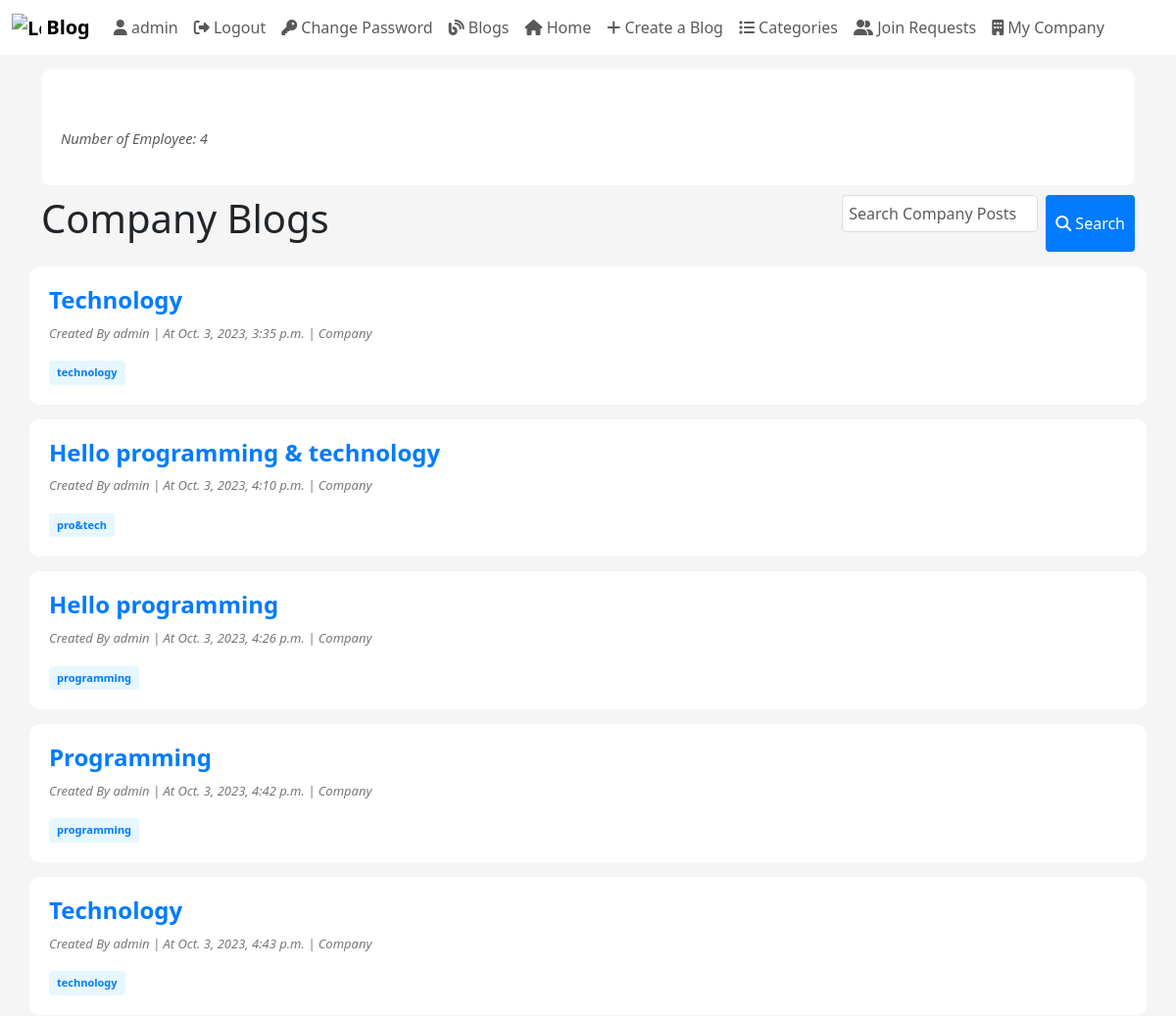
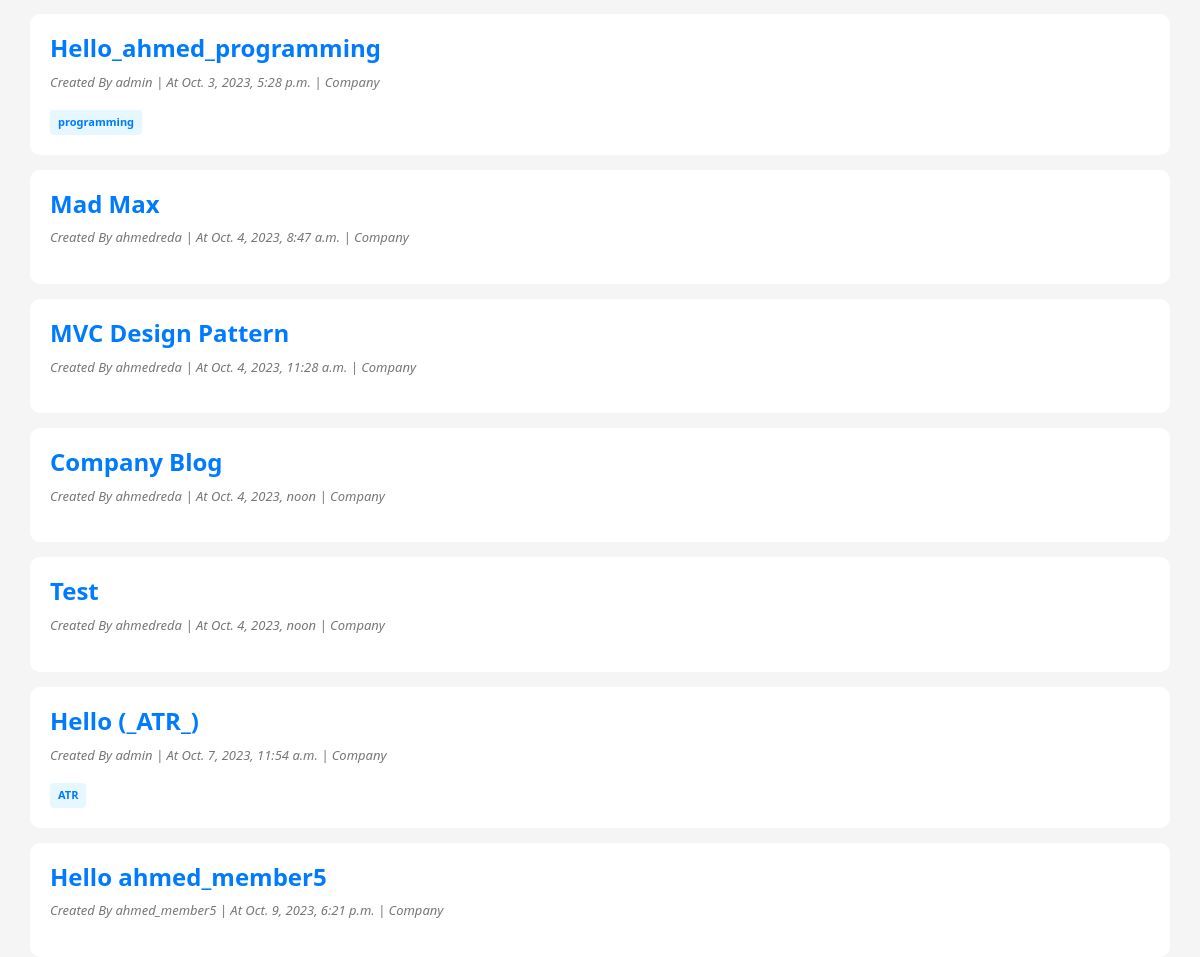
The app's page /blog/myCompany (signed in) with its own data (2 pictures, top to bottom).
### myApp/models.py (models this page shows, shortened)
class Blog(models.Model):
  ID = models.BigAutoField(auto_created = True, primary_key=True, verbose_name="ID")
  title = models.CharField(max_length=200)
  content = models.TextField()
  author = models.ForeignKey(User, on_delete=models.CASCADE, blank=False)
  created_at = models.DateTimeField(auto_now_add=True, blank=True)
  updated_at = models.DateTimeField(auto_now=True)
  is_draft = models.BooleanField(default=True)
  publish_status = models.CharField(max_length=10, choices=[('draft', 'Draft'), ('published', 'Published')], default='draft')
  tags = models.ManyToManyField(Tag,related_name="tag_posts")
  categories = models.ManyToManyField(Category)
  company = models.ForeignKey(Company, on_delete=models.SET_NULL, blank=True, null=True)

class Tag(models.Model):
  category  = models.ManyToManyField(Category,related_name='tags')
  tag_name  = models.CharField(max_length=100)

### myApp/views.py (the view)
# urls.py: path("blog/myCompany", views.myCompany, name="myCompany"),
@user_passes_test(isEmployee, login_url='not_allowed')
def myCompany(request, company_id=None):
    if company_id:
        myCompany = Company.objects.get(ID=company_id)
    else:
        userProf = UserProfile.objects.get(user=request.user)
        myCompany = userProf.company
    nEmployees = UserProfile.objects.filter(company=myCompany).count() - 1
    myCompanyBlogs = Blog.objects.filter(company=myCompany)
    query = request.GET.get('q')
    if query:
        myCompanyBlogs = myCompanyBlogs.filter(Q(title__icontains=query) | Q(content__icontains=query))
    context = {
        "myCompany": myCompany,
        "companyBlogs": myCompanyBlogs,
        "nEmployees": nEmployees,
        "query": query,
        "blog": None  # Add the 'blog' object to the context
    }
    return render(request, "blog/myCompany.html", context)

### myApp/templatetags/my_custom_tags.py (called while the page is built)
@register.filter(name='has_group')
def has_group(user, group_name):
    return user.groups.filter(name=group_name).exists()

### myApp/views.py (called while the page is built)
def isEmployee(user):
    return user.groups.filter(name='Employee').exists() or user.groups.filter(name='Manager').exists()

### myApp/templates/Blog/myCompany.html (shortened to what this page needs)
<!DOCTYPE html>
<html lang="en">
{% load static %} {% load crispy_forms_tags %}
{% load my_custom_tags %}
<head>
    <link href="{% static 'css/bootstrap.css' %}" rel="stylesheet">
    <link href="{% static 'css/home.css' %}" rel="stylesheet">
    <link href="{% static 'css/company.css' %}" rel="stylesheet">
</head>
<body>
    {% include "Blog/blogNavBar.html" %}
    <div class="container-md">
      <div class="cotainer-sm container">
        <div class="header-part">
        <p class="text-body-secondary fst-italic" style="font-size: 14.5px">Number of Employee: {{nEmployees}}</p>
        </div>
      </div>
      <div class="feed-search">
        <h1>Company Blogs</h1>
          <div>
              <form method="get" class="d-flex search-form" role="search">
                  <input class="form-control me-2" type="search" name="q" placeholder="Search Company Posts..." {% if query %}value="{{ query }}"{% endif %}>
                  <button class="btn btn-primary" type="submit"><i class="fas fa-search"></i> Search</button>
              </form>
          </div>
      </div>
    </div>
      {% for blog in companyBlogs %}
      <div class="container-sm container">
          <h4><a href="{% url "blogPage" id=blog.ID %}">{{ blog.title|capfirst }}</a></h4>
          <div class="meta-info">
              <p class="meta-info">Created By {{ blog.author.username }} | At {{ blog.created_at }} | {{myCompany.name}} Company</p>
          </div>
          <div class="tags">
              {% if blog.tags.all %}
                {% for tag in blog.tags.all %}
                  <a href="{% url "tagposts" tag.pk %}" class="tag">{{ tag.tag_name }}</a>
                {% endfor %}
              {% endif %}
            </div>
      </div>
{% endfor %}
</body>
</html>

### myApp/templates/Blog/blogNavBar.html (shortened to what this page needs)
{% block content %}
{% load my_custom_tags %}
<nav class="navbar sticky-top navbar-expand-lg" style="background-color: white;">
	<div class="container-fluid">
    <a class="navbar-brand" href="{% url 'showBlogs' %}">
      <img src="https://getbootstrap.com/docs/5.3/assets/brand/bootstrap-logo.svg" alt="Logo" width="30" height="24" class="d-inline-block align-text-top">
      Blog
    </a>
	<link rel="stylesheet" href="https://cdnjs.cloudflare.com/ajax/libs/font-awesome/6.1.0/css/all.min.css">
		<div class="collapse navbar-collapse" id="navbarSupportedContent">
			<ul class="navbar-nav mr-auto">
				{% if user.is_authenticated %}
				<li class="nav-item">
					<a class="nav-link" href="{% url 'user' %}">
						<i class="fas fa-user"></i> {{ user.username }}
					</a>
				</li>
				<li class="nav-item">
					<a class="nav-link" href="{% url 'logout' %}">
						<i class="fas fa-sign-out-alt"></i> Logout
					</a>
				</li>
				<li class="nav-item">
					<a class="nav-link" href="{% url 'password_change' %}">
						<i class="fas fa-key"></i> Change Password
					</a>
				</li>
				{% else %}
				<li class="nav-item">
					<a class="nav-link" href="{% url 'login' %}">
						<i class="fas fa-sign-in-alt"></i> Login
					</a>
				</li>
				{% endif %}
				<li class="nav-item">
					<a class="nav-link" href="{% url 'showBlogs' %}">
						<i class="fas fa-blog"></i> Blogs
					</a>
				</li>
				{% if perms.myApp.add_blog %}
				<li class="nav-item">
					<a class="nav-link" href="{% url 'myblogpage' %}">
						<i class="fas fa-home"></i> Home
					</a>
				</li>
				<li class="nav-item">
					<a class="nav-link" href="{% url 'createBlog' %}">
						<i class="fas fa-plus"></i> Create a Blog
					</a>
				</li>
				<li class="nav-item">
					<a class="nav-link" href="{% url 'category_list' %}">
						<i class="fas fa-list"></i> Categories
					</a>
				</li>
				<li class="nav-item">
					<a class="nav-link" href="{% url 'joinRequest' %}">
						<i class="fas fa-user-friends"></i> Join Requests
					</a>
				</li>
				{% endif %}
				{% if user.is_authenticated and request.user|has_group:"Member" %}
				<li class="nav-item">
					<a class="nav-link" href="{% url 'createCompany' %}">
						<i class="fas fa-building"></i> Create Company
					</a>
				</li>
				{% elif user.is_authenticated and request.user|has_group:"Manager" %}
				<li class="nav-item">
					<a class="nav-link" href="{% url 'myCompany' %}">
						<i class="fas fa-building"></i> My Company
					</a>
				</li>
				{% elif user.is_authenticated and request.user|has_group:"Employee" %}
				<li class="nav-item">
					<a class="nav-link" href="{% url 'myCompany' %}">
						<i class="fas fa-building"></i> Your Company
					</a>
				</li>
				{% endif %}
			</ul>
			</div>
		</div>
</nav>
{% endblock %}

### static/css/home.css (style rules this page uses)
body { background-color: #f5f5f5; }
a { text-decoration: none; color: #007bff; font-weight: 700; }
.container { background-color: white; padding: 20px; margin-top: 15px; border-radius: 10px; box-shadow: 0 0 0 1.5px rgba(var(--grey-900), 0.05); }
.container-md { position: relative; }
.feed-search { display: flex; justify-content: space-between; align-items: flex-start; margin-top: 10px; }

### static/css/company.css (style rules this page uses)
.header-part { margin-top: 40px; display: flex; justify-content: space-between; align-items: baseline; }

### myApp/templates/Blog/myCompany.html (style rules this page uses)
.meta-info { font-size: 13px; color: #777; margin-top: 10px; font-style: italic; }
.tags { margin-top: 10px; }
.tag { display: inline-block; padding: 4px 8px; margin-right: 8px; background-color: #e6f7ff; color: #007bff; border-radius: 4px; font-size: 11px; text-decoration: none; font-weight: bold; }
.search-form { float: right; clear: both; }
.search-form input[type="search"] { width: 200px; padding: 6px; border: 1px solid #ddd; border-radius: 4px; margin-bottom: 20px; transition: border-color 0.3s ease; }
.search-form button { padding: 6px 10px; background-color: #007bff; color: #fff; border: none; border-radius: 4px; cursor: pointer; transition: background-color 0.3s ease; }
.btn { transition: background-color 0.3s ease; }

### records on screen
Blog: title "Technology", author.username "admin", created_at "Oct. 3, 2023, 3:35 p.m."
Tag: tag_name "technology"
Blog: title "Hello programming & technology", author.username "admin", created_at "Oct. 3, 2023, 4:10 p.m."
Tag: tag_name "pro&tech"
Blog: title "Hello programming", author.username "admin", created_at "Oct. 3, 2023, 4:26 p.m."
Tag: tag_name "programming"
Blog: title "Programming", author.username "admin", created_at "Oct. 3, 2023, 4:42 p.m."
Blog: title "Technology", author.username "admin", created_at "Oct. 3, 2023, 4:43 p.m."
Blog: title "Hello_ahmed_programming", author.username "admin", created_at "Oct. 3, 2023, 5:28 p.m."
Blog: title "Mad Max", author.username "ahmedreda", created_at "Oct. 4, 2023, 8:47 a.m."
Blog: title "MVC Design Pattern", author.username "ahmedreda", created_at "Oct. 4, 2023, 11:28 a.m."
Blog: title "Company Blog", author.username "ahmedreda", created_at "Oct. 4, 2023, noon"
Blog: title "Test", author.username "ahmedreda", created_at "Oct. 4, 2023, noon"
Blog: title "Hello (_ATR_)", author.username "admin", created_at "Oct. 7, 2023, 11:54 a.m."
Tag: tag_name "ATR"
Blog: title "Hello ahmed_member5", author.username "ahmed_member5", created_at "Oct. 9, 2023, 6:21 p.m."

### other values on screen
{{ user.username }} "admin"
{{ nEmployees }} "4"
